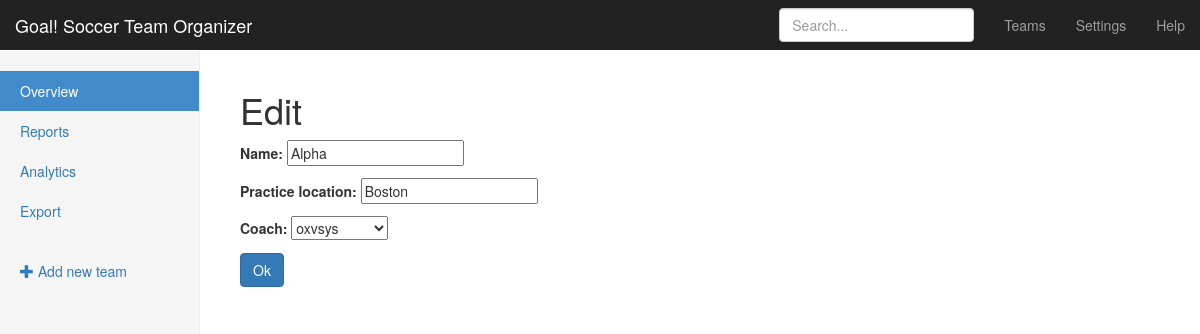
/teams/edit/2/, run on the app's committed database.
### teams/models.py (models this page shows, shortened)
class Team(models.Model):
    name = models.CharField(max_length=255)
    coach = models.ForeignKey(User, related_name='teams')
    practice_location = models.CharField(max_length=255)

### teams/views.py (the view)
# urls.py: url(r'^edit/(?P<pk>\d+)/$', views.TeamUpdateView.as_view(), name='update'),
class TeamUpdateView(UpdateView):
    fields = ["name", "practice_location", "coach"]
    model = models.Team

### teams/templates/teams/team_form.html (shortened to what this page needs)
{% extends "teams/_layout.html" %}
{% block body_content %}
    <h1>{% if not form.instance.pk %}Create Team{% else %} Edit {% endif %}</h1>
    <form action="" method="post">
        {{ form.as_p }}
        <input type="submit" value="Ok" class="btn btn-primary">
    </form>
{% endblock body_content %}

### assets/css/goal.css (style rules this page uses)
body { padding-top: 50px; }

### data on the page
Team: name "Alpha", practice_location "Boston", coach "oxvsys"
